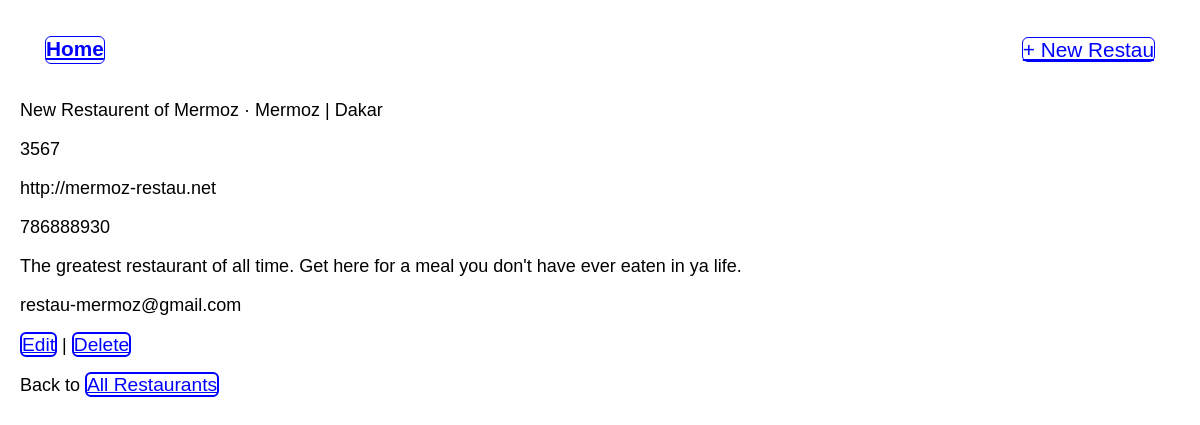
Screenshot of /classic/5/ with the database file from the repository.
### restau/models.py (models this page shows, shortened)
class Restau(models.Model):
    restau_name = models.CharField(max_length=200, blank=False)
    street = models.CharField(max_length=400, blank=True)
    city = models.CharField(max_length=400, blank=True)
    zip_code = models.IntegerField(blank=False, default=0)
    website = models.URLField(max_length=420, blank=True)
    phone_number = models.CharField(validators=[RegexValidator(regex=r'^\221?\d{9,10}$')], max_length=10, blank=True)
    description = models.TextField(blank=True)
    email = models.EmailField(max_length=254, blank=True)
    active = models.BooleanField(default=True)

### classic_restau/views.py (the view)
# urls.py: path('<int:pk>/', ClassicRestauDetailView.as_view(), name='restau_detail'),
class ClassicRestauDetailView(DetailView):
    model = Restau
    template_name = 'restau_detail.html'

### classic_restau/templates/restau_detail.html
{% extends 'base.html' %}
{% block content %}
<div class="card">
    <div class="card-header">
        <span class="font-weight-bold">{{ object.restau_name }}</span> &middot;
        <span class="text-muted">{{ object.street }} | {{ object.city }}</span>
    </div>
    <div class="card-body">
        <p>{{ object.zip_code }}</p>
         <p>{{ object.website }}</p>
         <p>{{ object.phone_number }}</p>
         <p>{{ object.description }}</p>
         <p>{{ object.email }}</p>
    </div>
    <div class="card-footer text-center text-muted">
        <p>
            <a href="{% url 'restau_update' object.pk %}">Edit</a> |
            <a href="{% url 'restau_delete' object.id %}">Delete</a>
        </p>
        <p>
            Back to <a href="{% url 'restau_list' %}">All Restaurants</a>
        </p>
    </div>
</div>
{% endblock %}

### static/css/base.css (style rules this page uses)
* { box-sizing: border-box; }
body { font-family: 'Source Sans Pro', sans-serif; font-size: 18px; margin-left: 20px; margin-right: 20px; }
.text-muted a { border: 2px solid blue; background: transparent; color: blue; border-radius: 6px; font-size: 1.2rem; height: 28px; }

### rows the page displays
Restau: restau_name "New Restaurent of Mermoz", street "Mermoz", city "Dakar", zip_code "3567", website "http://mermoz-restau.net", phone_number "786888930", description "The greatest restaurant of all time. Get here for a meal you don't have ever eaten in ya life.", email "restau-mermoz@gmail.com"
